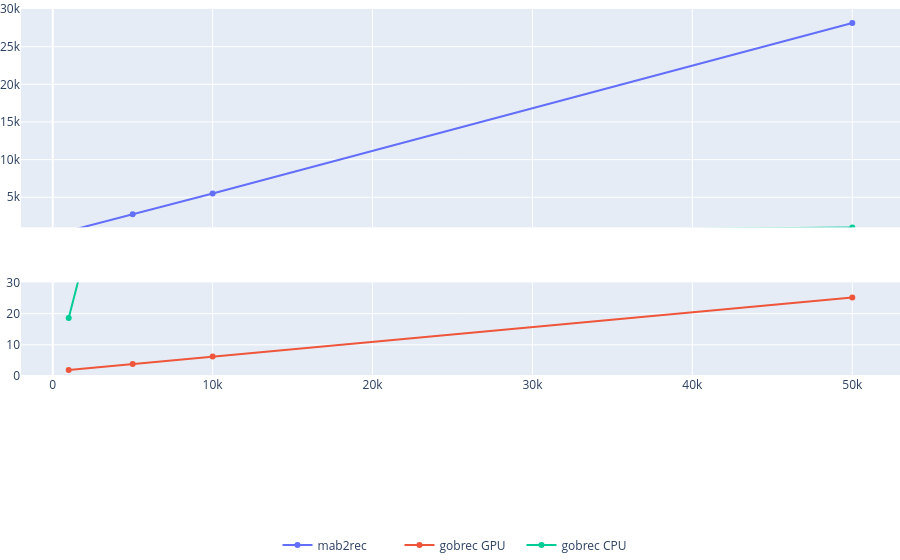

Here is the notebook cell this chart was saved with:
### Code cell
import plotly.graph_objects as go
from plotly.subplots import make_subplots
import plotly.express as px

def generate_broken_axis_plot(df, x, y, color):
    fig = make_subplots(
        rows=2, cols=1,
        shared_xaxes=True,
        row_heights=[0.7, 0.3]
    )

    # Use Plotly's default color cycle
    color_map = {
        group: px.colors.qualitative.Plotly[i % len(px.colors.qualitative.Plotly)]
        for i, group in enumerate(df[color].unique())
    }

    for color_group in df[color].unique():
        df_group = df[df[color] == color_group]
        c = color_map[color_group]

        # upper plot (SHOW legend)
        fig.add_trace(
            go.Scatter(
                x=df_group[x],
                y=df_group[y],
                name=color_group,
                legendgroup=color_group,
                line=dict(color=c),
                showlegend=True
            ),
            row=1, col=1
        )

        # lower plot (HIDE legend)
        fig.add_trace(
            go.Scatter(
                x=df_group[x],
                y=df_group[y],
                name=color_group,
                legendgroup=color_group,
                line=dict(color=c),
                showlegend=False
            ),
            row=2, col=1
        )

    fig.update_yaxes(range=[1_000, 30_000], row=1, col=1)
    fig.update_yaxes(range=[0, 30], row=2, col=1)

    fig.update_layout(
        legend_title_text='',
        legend=dict(
            orientation="h",
            yanchor="bottom",
            y=-0.5,
            xanchor="center",
            entrywidth=77,
            x=0.5
        ),
        margin=dict(b=10, t=0, r=0, l=0)
    )

    return fig

generate_broken_axis_plot(df, x='Items number', y='Mean execution time (s)', color='Algorithm')

### Figure 1 — Plotly figure (JSON) as saved in the notebook; plotly's stock layout.template omitted (floating-point values rounded to 4 significant figures)
{"data": [{"legendgroup": "mab2rec", "line": {"color": "#636EFA"}, "name": "mab2rec", "showlegend": true, "type": "scatter", "x": [1000, 5000, 10000, 50000], "xaxis": "x", "y": [530.9, 2733.0, 5487.0, 28140.0], "yaxis": "y"}, {"legendgroup": "mab2rec", "line": {"color": "#636EFA"}, "name": "mab2rec", "showlegend": false, "type": "scatter", "x": [1000, 5000, 10000, 50000], "xaxis": "x2", "y": [530.9, 2733.0, 5487.0, 28140.0], "yaxis": "y2"}, {"legendgroup": "gobrec GPU", "line": {"color": "#EF553B"}, "name": "gobrec GPU", "showlegend": true, "type": "scatter", "x": [1000, 5000, 10000, 50000], "xaxis": "x", "y": [1.943, 3.844, 6.267, 25.2], "yaxis": "y"}, {"legendgroup": "gobrec GPU", "line": {"color": "#EF553B"}, "name": "gobrec GPU", "showlegend": false, "type": "scatter", "x": [1000, 5000, 10000, 50000], "xaxis": "x2", "y": [1.943, 3.844, 6.267, 25.2], "yaxis": "y2"}, {"legendgroup": "gobrec CPU", "line": {"color": "#00CC96"}, "name": "gobrec CPU", "showlegend": true, "type": "scatter", "x": [1000, 5000, 10000, 50000], "xaxis": "x", "y": [18.63, 108.7, 202.5, 992.4], "yaxis": "y"}, {"legendgroup": "gobrec CPU", "line": {"color": "#00CC96"}, "name": "gobrec CPU", "showlegend": false, "type": "scatter", "x": [1000, 5000, 10000, 50000], "xaxis": "x2", "y": [18.63, 108.7, 202.5, 992.4], "yaxis": "y2"}], "layout": {"legend": {"entrywidth": 77, "orientation": "h", "title": {"text": ""}, "x": 0.5, "xanchor": "center", "y": -0.5, "yanchor": "bottom"}, "margin": {"b": 10, "l": 0, "r": 0, "t": 0}, "xaxis": {"anchor": "y", "domain": [0, 1], "matches": "x2", "showticklabels": false}, "xaxis2": {"anchor": "y2", "domain": [0, 1]}, "yaxis": {"anchor": "x", "domain": [0.405, 1], "range": [1000, 30000]}, "yaxis2": {"anchor": "x2", "domain": [0, 0.255], "range": [0, 30]}}}
